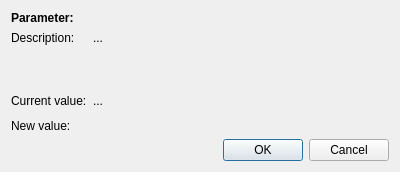
<?xml version="1.0" encoding="UTF-8"?>
<ui version="4.0">
 <class>SelectDialog</class>
 <widget class="QDialog" name="SelectDialog">
  <property name="geometry">
   <rect>
    <x>0</x>
    <y>0</y>
    <width>400</width>
    <height>172</height>
   </rect>
  </property>
  <property name="minimumSize">
   <size>
    <width>400</width>
    <height>0</height>
   </size>
  </property>
  <property name="windowTitle">
   <string>Change parameter</string>
  </property>
  <layout class="QGridLayout" name="gridLayout">
   <item row="6" column="0" colspan="2">
    <widget class="QDialogButtonBox" name="buttonBox">
     <property name="orientation">
      <enum>Qt::Horizontal</enum>
     </property>
     <property name="standardButtons">
      <set>QDialogButtonBox::Cancel|QDialogButtonBox::Ok</set>
     </property>
    </widget>
   </item>
   <item row="1" column="1">
    <widget class="QLabel" name="paramDesc">
     <property name="sizePolicy">
      <sizepolicy hsizetype="Preferred" vsizetype="Preferred">
       <horstretch>0</horstretch>
       <verstretch>0</verstretch>
      </sizepolicy>
     </property>
     <property name="text">
      <string>...</string>
     </property>
     <property name="alignment">
      <set>Qt::AlignLeading|Qt::AlignLeft|Qt::AlignTop</set>
     </property>
     <property name="wordWrap">
      <bool>true</bool>
     </property>
    </widget>
   </item>
   <item row="1" column="0">
    <widget class="QLabel" name="label_5">
     <property name="sizePolicy">
      <sizepolicy hsizetype="Fixed" vsizetype="Preferred">
       <horstretch>0</horstretch>
       <verstretch>0</verstretch>
      </sizepolicy>
     </property>
     <property name="text">
      <string>Description:</string>
     </property>
     <property name="alignment">
      <set>Qt::AlignLeading|Qt::AlignLeft|Qt::AlignTop</set>
     </property>
    </widget>
   </item>
   <item row="4" column="0" colspan="2">
    <widget class="QLabel" name="label_4">
     <property name="sizePolicy">
      <sizepolicy hsizetype="Preferred" vsizetype="Fixed">
       <horstretch>0</horstretch>
       <verstretch>0</verstretch>
      </sizepolicy>
     </property>
     <property name="text">
      <string>New value:</string>
     </property>
    </widget>
   </item>
   <item row="0" column="0" colspan="2">
    <widget class="QLabel" name="paramName">
     <property name="sizePolicy">
      <sizepolicy hsizetype="Preferred" vsizetype="Fixed">
       <horstretch>0</horstretch>
       <verstretch>0</verstretch>
      </sizepolicy>
     </property>
     <property name="font">
      <font>
       <weight>75</weight>
       <bold>true</bold>
      </font>
     </property>
     <property name="text">
      <string>Parameter:</string>
     </property>
    </widget>
   </item>
   <item row="3" column="0" colspan="2">
    <spacer name="verticalSpacer">
     <property name="orientation">
      <enum>Qt::Vertical</enum>
     </property>
     <property name="sizeType">
      <enum>QSizePolicy::Fixed</enum>
     </property>
     <property name="sizeHint" stdset="0">
      <size>
       <width>1</width>
       <height>5</height>
      </size>
     </property>
    </spacer>
   </item>
   <item row="5" column="0" colspan="2">
    <layout class="QHBoxLayout" name="targetLayout"/>
   </item>
   <item row="2" column="0">
    <widget class="QLabel" name="label_2">
     <property name="sizePolicy">
      <sizepolicy hsizetype="Fixed" vsizetype="Fixed">
       <horstretch>0</horstretch>
       <verstretch>0</verstretch>
      </sizepolicy>
     </property>
     <property name="text">
      <string>Current value:</string>
     </property>
    </widget>
   </item>
   <item row="2" column="1">
    <widget class="QLabel" name="paramValue">
     <property name="sizePolicy">
      <sizepolicy hsizetype="Preferred" vsizetype="Fixed">
       <horstretch>0</horstretch>
       <verstretch>0</verstretch>
      </sizepolicy>
     </property>
     <property name="text">
      <string>...</string>
     </property>
    </widget>
   </item>
  </layout>
 </widget>
 <tabstops>
  <tabstop>buttonBox</tabstop>
 </tabstops>
 <resources/>
 <connections>
  <connection>
   <sender>buttonBox</sender>
   <signal>accepted()</signal>
   <receiver>SelectDialog</receiver>
   <slot>accept()</slot>
   <hints>
    <hint type="sourcelabel">
     <x>248</x>
     <y>254</y>
    </hint>
    <hint type="destinationlabel">
     <x>157</x>
     <y>274</y>
    </hint>
   </hints>
  </connection>
  <connection>
   <sender>buttonBox</sender>
   <signal>rejected()</signal>
   <receiver>SelectDialog</receiver>
   <slot>reject()</slot>
   <hints>
    <hint type="sourcelabel">
     <x>316</x>
     <y>260</y>
    </hint>
    <hint type="destinationlabel">
     <x>286</x>
     <y>274</y>
    </hint>
   </hints>
  </connection>
 </connections>
</ui>
